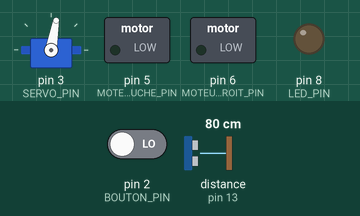
Recording of a sketch running on a simulated Arduino Uno, built with avr-gcc and run on an emulated ATmega328P. Parts: servo, switched loads named in the sketch (green lamp = pin HIGH), output pins drawn as LEDs (lit = HIGH). Inputs (shaded band) come from the test bench; at power-on: pin 2 (BOUTON_PIN) LOW, distance to the obstacle (sensor on pin 13) 80 cm. The echo pulse lasts 58.3 µs per cm; pins used as bus, display or sensor lines are not drawn.

Above: at 1.4 s.
1.5 s: pin 2 (BOUTON_PIN) driven HIGH
At 1.66 s:
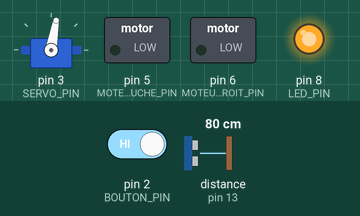
4.5 s: distance to the obstacle (sensor on pin 13) set to 22 cm
7.5 s: distance to the obstacle (sensor on pin 13) set to 18 cm
At 7.9 s:
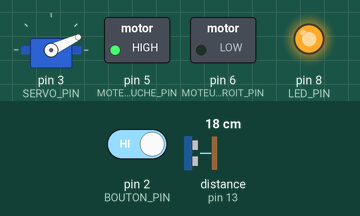
10.5 s: distance to the obstacle (sensor on pin 13) set to 35 cm
At 11.01 s:
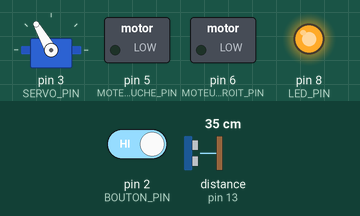
13.5 s: distance to the obstacle (sensor on pin 13) set to 2 cm
At 13.9 s:
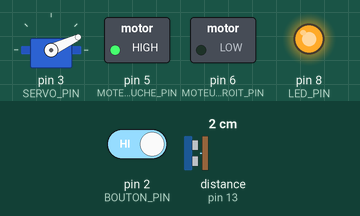
Timing chart, 0 to 16.5 s (numbered marks = the images above; inputs shaded):
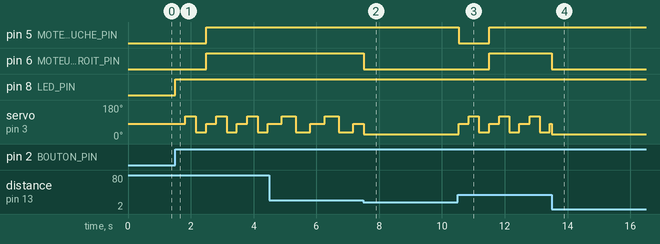

The sketch:

VoitureAutonome.ino
```cpp
#include <Servo.h>
#include "AffectationEntreesSorties.h"
#include "DeclarationVariables.h"
#include "Configuration.h"
#include "DriverMoteur.h"
#include "DriverUltrason.h"
#include "DriverServomoteur.h"
#include "Initialisation.h"
#include "Bouton.h"
#include "ChercheUneIssue.h"

void setup() {
  Initialisation();
}

void loop() {

  if(changerEtat()) {
    voitureActive = !voitureActive;

    if(voitureActive) {
      digitalWrite(LED_PIN, HIGH);
    }
    else {
      digitalWrite(LED_PIN, LOW);
      Arret();
      RegardeToutDroit();
    }
  }

  if(voitureActive) {

    if(LaVoieEstLibreDevant()) {

      if(LaVoieEstLibreAGauche()) {

        if(LaVoieEstLibreADroite()) {

          if(laVoitureEstAlArret) {
            AvanceEnLigneDroite();
          }

        }
        else {
          ChercheUneIssue();
        }

      }
      else {
        ChercheUneIssue();
      }

    }
    else {
      ChercheUneIssue();
    }

  }

  delay(1);
}
```

AffectationEntreesSorties.h
```cpp
const int LED_PIN                = 8;
const int BOUTON_PIN             = 2;

const int MOTEUR_GAUCHE_PIN      = 5;
const int MOTEUR_DROIT_PIN       = 6;

const int ULTRASONIC_TRIG_PIN    = 12;
const int ULTRASONIC_ECHO_PIN    = 13;

const int SERVO_PIN              = 3;
```

Bouton.h
```cpp
bool changerEtat() {
  bool r = false;

  if(digitalRead(BOUTON_PIN) == HIGH && precedent == false) {
    r = true;
  }

  if(digitalRead(BOUTON_PIN) == HIGH) {
    precedent = true;
  }
  else {
    precedent = false;
  }

  return r;
}
```

ChercheUneIssue.h
```cpp
void ChercheUneIssue() {
  Arret();

  if(LaVoieEstLibreToutAGauche()) {
   PivoteAGauche();
  }
  else {
   if(LaVoieEstLibreToutADroite()) {
      PivoteADroite();
   }
   else {
      DemiTour();
   }
  }
}
```

DeclarationVariables.h
```cpp
float distanceMesuree           = 0.0f;
bool laVoitureEstAlArret        = true;
bool voitureActive              = false;
bool precedent                  = false;
```

Initialisation.h
```cpp
void Initialisation() {
  pinMode(LED_PIN, OUTPUT);
  digitalWrite(LED_PIN, LOW);

  pinMode(BOUTON_PIN, INPUT);

  pinMode(ULTRASONIC_TRIG_PIN, OUTPUT);
  pinMode(ULTRASONIC_ECHO_PIN, INPUT);

  digitalWrite(ULTRASONIC_TRIG_PIN, LOW);

  pinMode(MOTEUR_GAUCHE_PIN, OUTPUT);
  pinMode(MOTEUR_DROIT_PIN, OUTPUT);

  digitalWrite(MOTEUR_GAUCHE_PIN, LOW);
  digitalWrite(MOTEUR_DROIT_PIN, LOW);

  servo.attach(SERVO_PIN);

  RegardeToutDroit();
}
```

Configuration.h
```cpp
const int completementAGauche = 135;
const int aGauche             = 120;

const int toutDroit           = 80;

const int aDroite             = 35;
const int completementADroite = 25;

const int dureePostionnementServo = 250;

const int seuilDistance       = 20;
const int dureePourPivoter    = 200;
const int dureeDunDemiTour    = 600;

const int vitesseMoteurGauche = 255;
const int vitesseMoteurDroit  = 255;
```

DriverMoteur.h
```cpp
void AvanceEnLigneDroite() {
  analogWrite(MOTEUR_GAUCHE_PIN,vitesseMoteurGauche);
  analogWrite(MOTEUR_DROIT_PIN,vitesseMoteurDroit);

  laVoitureEstAlArret = false;
}

void Arret() {
  analogWrite(MOTEUR_GAUCHE_PIN,0);
  analogWrite(MOTEUR_DROIT_PIN,0);

  laVoitureEstAlArret = true;
}

void PivoteAGauche() {
  analogWrite(MOTEUR_GAUCHE_PIN,0);
  analogWrite(MOTEUR_DROIT_PIN,vitesseMoteurDroit);

  delay(dureePourPivoter);

  analogWrite(MOTEUR_GAUCHE_PIN,0);
  analogWrite(MOTEUR_DROIT_PIN,0);

  laVoitureEstAlArret = true;
}

void PivoteADroite() {
  analogWrite(MOTEUR_GAUCHE_PIN,vitesseMoteurGauche);
  analogWrite(MOTEUR_DROIT_PIN,0);

  delay(dureePourPivoter);

  analogWrite(MOTEUR_GAUCHE_PIN,0);
  analogWrite(MOTEUR_DROIT_PIN,0);

  laVoitureEstAlArret = true;
}

void DemiTour() {
  analogWrite(MOTEUR_GAUCHE_PIN,vitesseMoteurGauche);
  analogWrite(MOTEUR_DROIT_PIN,0);

  delay(dureeDunDemiTour);

  analogWrite(MOTEUR_GAUCHE_PIN,0);
  analogWrite(MOTEUR_DROIT_PIN,0);

  laVoitureEstAlArret = true;
}
```

DriverServomoteur.h
```cpp
Servo servo;

void RegardeToutDroit() {
  servo.write(toutDroit);
  delay(dureePostionnementServo);
}

bool LaVoieEstLibreAvecServomoteurEnMouvement() {
  int i = 0;

  while(i < dureePostionnementServo) {
    float distance = DistanceDuMur();
    if(distance <= seuilDistance) {
      return false;
    }

    i += distance * 0.058;
  }

  return true;
}

bool LaVoieEstLibreDevant() {
  servo.write(toutDroit);
  return LaVoieEstLibreAvecServomoteurEnMouvement();
}

bool LaVoieEstLibreAGauche() {
  servo.write(aGauche);
  return LaVoieEstLibreAvecServomoteurEnMouvement();
}

bool LaVoieEstLibreADroite() {
  servo.write(aDroite);
  return LaVoieEstLibreAvecServomoteurEnMouvement();
}

bool LaVoieEstLibreToutAGauche() {
  servo.write(completementAGauche);
  return LaVoieEstLibreAvecServomoteurEnMouvement();
}

bool LaVoieEstLibreToutADroite() {
  servo.write(completementADroite);
  return LaVoieEstLibreAvecServomoteurEnMouvement();
}
```

DriverUltrason.h
```cpp
float DistanceDuMur() {
  digitalWrite(ULTRASONIC_TRIG_PIN, HIGH);
  delayMicroseconds(10);
  digitalWrite(ULTRASONIC_TRIG_PIN, LOW);

  return pulseIn(ULTRASONIC_ECHO_PIN, HIGH) / 58.0f;
}

bool LaVoieEstLibre() {
  distanceMesuree = DistanceDuMur();

  if(seuilDistance <= distanceMesuree) {
    return true;
  }
  else {
    return false;
  }
}
```

Measured:
- the behaviour switches between 20 and 19 cm on distance to the obstacle (sensor on pin 13) (found by bisection; images 1 and 2)
- after the input at 1.5 s, pin 5 (MOTEUR_GAUCHE_PIN), pin 6 (MOTEUR_DROIT_PIN): LOW → HIGH after 0.98 s; pin 8 (LED_PIN): LOW → HIGH at once; servo on pin 3 (SERVO_PIN): 80° → 120° after 0.33 s, then repeats every 0.99 s: 35° 0.33 s, 80° 0.33 s, 120° 0.33 s
- after the input at 7.5 s, pin 6 (MOTEUR_DROIT_PIN): HIGH → LOW at once
- after the input at 10.5 s, pin 5 (MOTEUR_GAUCHE_PIN): HIGH → LOW at once, → HIGH 0.97 s later; pin 6 (MOTEUR_DROIT_PIN): LOW → HIGH after 1.0 s; servo on pin 3 (SERVO_PIN): 25° → 80° at once, then repeats every 0.97 s: 120° 0.32 s, 35° 0.32 s, 80° 0.32 s
- after the input at 13.5 s, pin 6 (MOTEUR_DROIT_PIN): HIGH → LOW at once
